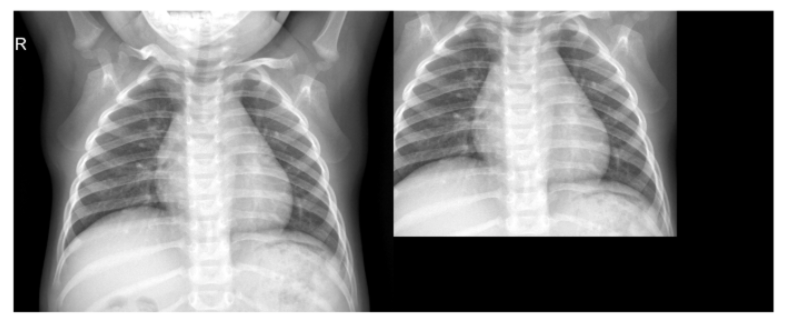
%> input picture RMImages/ChestInt.png, 788 x 325 px
$ octave --eval "result = LungScan(imread('RMImages/ChestInt.png'));"   (GNU Octave 9; MATLAB toolbox functions it lacks are replaced by stand-ins)
%> lines starting %> are read from the running program, lines starting %| are printed output that depends on the picture; in (x1, y1, x2, y2) boxes, pixels count from 0 and x2, y2 are one past the last pixel; in counts of white or black regions, pixels touching at a corner belong together; the program's own positions count from 1
function LungScanFinal = LungScan(I)

% Team Name: CONP Apps
% Group Members:Chelsea,Omar,Nico,Peyton
% Course: BME3053C Computer Applications for BME
% Term: Fall 2020
% J. Crayton Pruitt Family Department of Biomedical Engineering
% University of Florida

%Functions results in a B&W Picture where inside of lungs are white and outside(or
%infront of heart) is black

%this is used to find where the lungs are in any chest xray

sz = floor(length(I)/30);
%> sz = 26
% Set GS and Adjust Contrast
I = im2gray(I);
testAdj = imadjust(I);
% Invert color
testinv = 255 - testAdj;
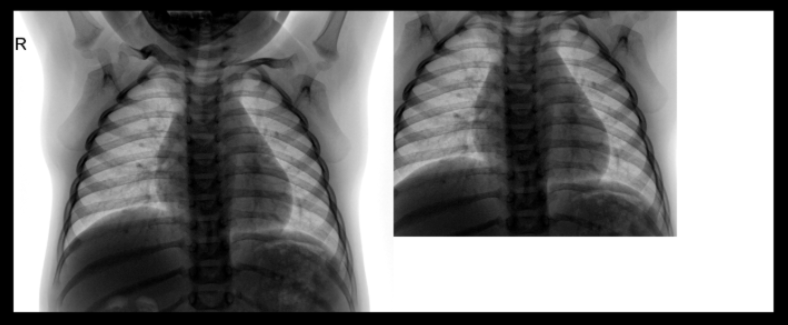
%> testinv: size 325x788 uint8; min 0, max 255, mean 123.7
% Clear Border
testinvclr = imclearborder(testinv);
% Invert
testclr = 255 - testinvclr;
% Threshold
testclr(testclr>210) = 0;
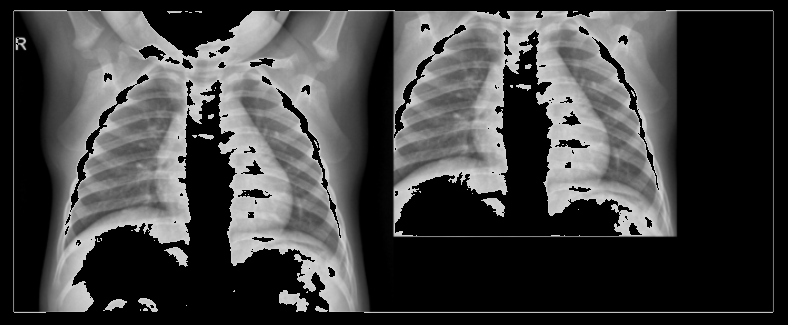
%> testclr: size 325x788 uint8; min 0, max 210, mean 66.4
% Binarize
BWtest = imbinarize(testclr,'adaptive');
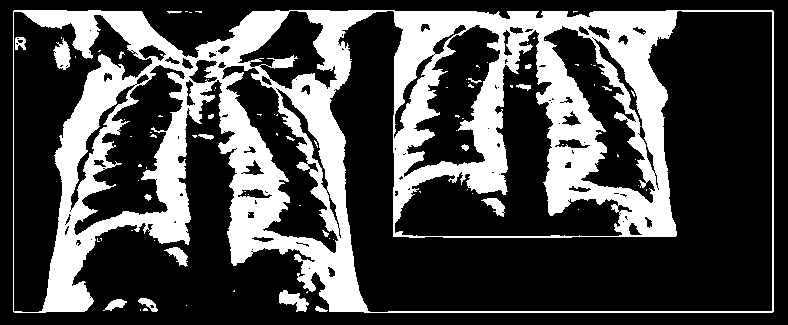
%> BWtest: size 325x788 logical; 29.3% white; 87 white regions (66 under 20 px), largest, box (x1, y1, x2, y2) and area: (13, 10, 774, 313) 72871, (53, 38, 71, 70) 349, (279, 290, 309, 312) 347
% Structural Element
SE = strel('disk',sz);
%> SE = {Dimensionality 2}
SE2 = strel('diamond',sz);
%> SE2 = {Dimensionality 2}
% Close Image
LungScan1 = imclose(BWtest,SE);
%> LungScan1: size 325x788 logical; 60.4% white; 6 black regions, box (x1, y1, x2, y2) and area: (354, 12, 772, 311) 53872, (0, 0, 788, 325) 31450, (84, 230, 175, 300) 5068, (14, 60, 79, 141) 4104, (332, 68, 394, 150) 3973, (414, 181, 478, 236) 2828
LungScan2 = imclose(LungScan1,SE2);
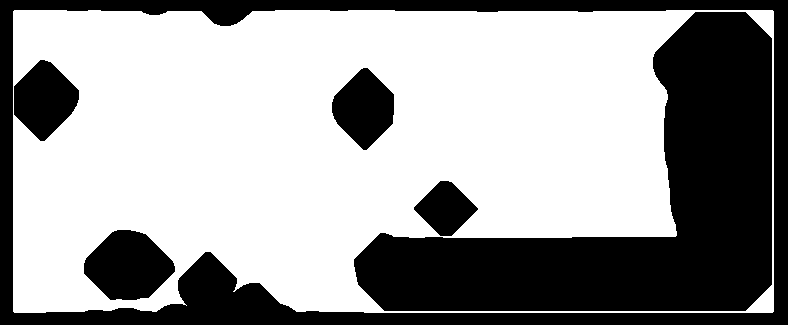
%> LungScan2: size 325x788 logical; 62% white; 6 black regions, box (x1, y1, x2, y2) and area: (354, 12, 772, 311) 52908, (0, 0, 788, 325) 31060, (84, 230, 175, 300) 4527, (14, 60, 79, 141) 3475, (332, 68, 394, 150) 3364, (414, 181, 478, 236) 2087
% Fill gaps
LungArea = imfill(LungScan2,'holes');
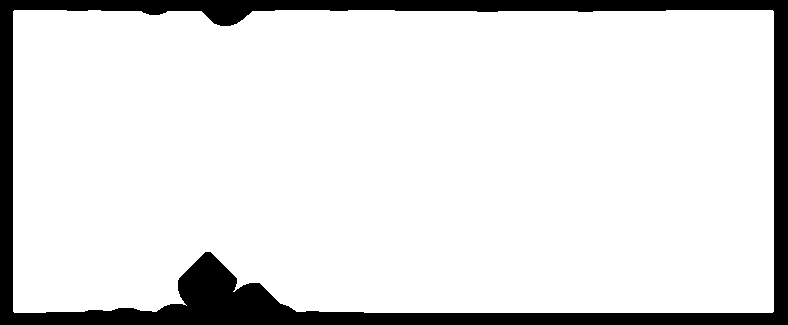
%> LungArea: size 325x788 logical; 87.9% white; 1 black region, box (x1, y1, x2, y2) and area: (0, 0, 788, 325) 31060

%%
%Cleanup of extra bits

% Split pic in half
R = LungArea(:,(end/2):end);
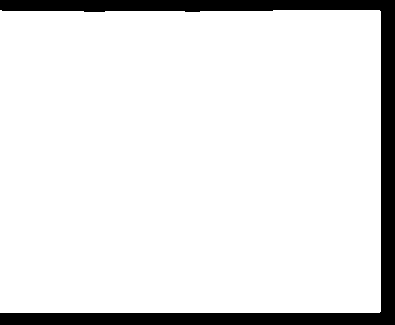
%> R: size 325x395 logical; 89.7% white; 1 black region, box (x1, y1, x2, y2) and area: (0, 0, 395, 325) 13241
L = LungArea(:,1:(end/2));
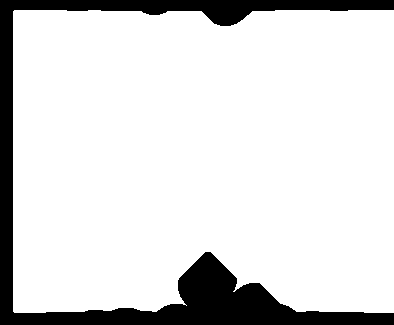
%> L: size 325x394 logical; 86.1% white; 1 black region, box (x1, y1, x2, y2) and area: (0, 0, 394, 325) 17841
% Pull Largest Blob on Right
LungRScan = bwlabeln(R);
Rstats = regionprops(LungRScan,'Area',"Centroid");
%> Rstats = 1 region; Area and Centroid: 115134 [191.1 162.4]
RA = [Rstats.Area];
%> RA = 115134
RA = find(RA == max(RA));
%> RA = 1
LungRScan(LungRScan~=RA) = 0;
% Pull Largest Blob on Left
LungLScan = bwlabeln(L);
Lstats = regionprops(LungLScan,'Area','Centroid');
%> Lstats = 1 region; Area and Centroid: 110209 [203.4 157.7]
LA = [Lstats.Area];
%> LA = 110209
LA = find(LA == max(LA));
%> LA = 1
LungLScan(LungLScan~=LA) = 0;
% Concatenate both sides
LungScanFinal = [LungLScan LungRScan];
%> LungScanFinal: size 325x789 double; values 0 (black) and 1 (white), 87.9% white; 1 black region, box (x1, y1, x2, y2) and area: (0, 0, 789, 325) 31082
end
